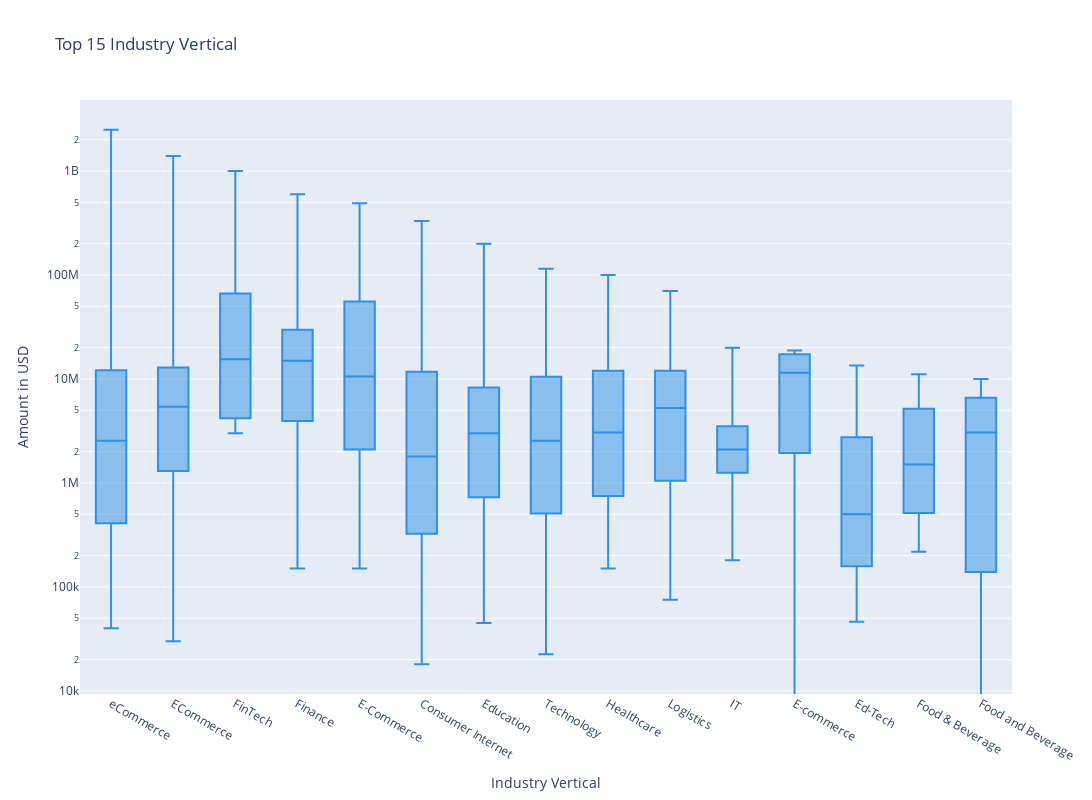

Notebook cell for this chart:
### Code cell
# box plot
fig = px.box(df_top_industry_vertical, y="Amount in USD", x="Industry Vertical", hover_name="Startup Name", log_y=True, points=False,
             width=1500, height=800, title="Top 15 Industry Vertical", labels={"Amount in USD": "Amount in USD", "Industry Vertical": "Industry Vertical"},
             color_discrete_sequence=px.colors.qualitative.Dark24,)
fig.show()

### Figure 1 — Plotly figure (JSON) as saved in the notebook; plotly's stock layout.template omitted (floating-point values rounded to 4 significant figures; data arrays with more than 128 entries replaced by an {"elided": "..."} marker saying what was removed)
{"data": [{"alignmentgroup": "True", "boxpoints": false, "hovertemplate": "<b>%{hovertext}</b><br><br>Industry Vertical=%{x}<br>Amount in USD=%{y}<extra></extra>", "hovertext": {"elided": "647 str values"}, "legendgroup": "", "marker": {"color": "#2E91E5"}, "name": "", "notched": false, "offsetgroup": "", "orientation": "v", "showlegend": false, "type": "box", "x": {"elided": "647 str values"}, "x0": " ", "xaxis": "x", "y": {"elided": "647 int values"}, "y0": " ", "yaxis": "y"}], "layout": {"boxmode": "group", "height": 800, "legend": {"tracegroupgap": 0}, "title": {"text": "Top 15 Industry Vertical"}, "width": 1500, "xaxis": {"anchor": "y", "domain": [0, 1], "title": {"text": "Industry Vertical"}}, "yaxis": {"anchor": "x", "domain": [0, 1], "title": {"text": "Amount in USD"}, "type": "log"}}}
